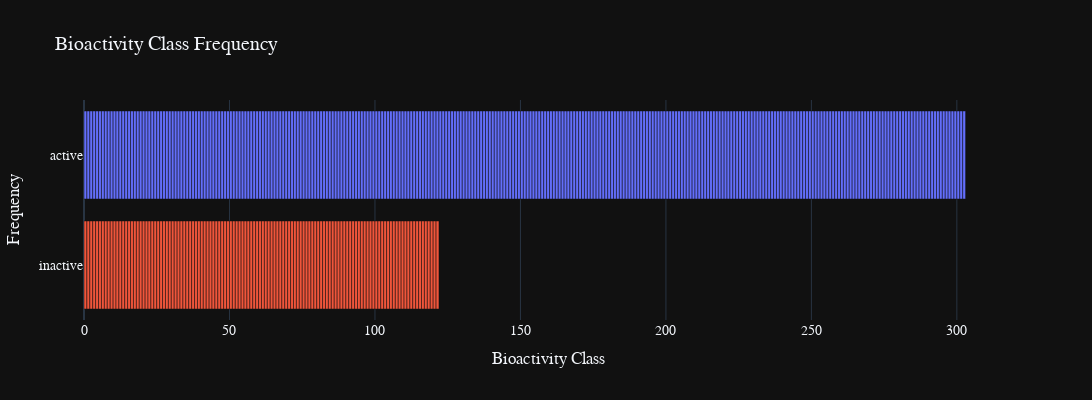

Here is the notebook cell this chart was saved with:
### Markdown cell above
# The countplot for the 2 bioclasses

### Code cell
import plotly.express as px

# Create a countplot using Plotly
fig = px.bar(
    df6,
    y='bio_class',
    color='bio_class',
    title='Bioactivity Class Frequency',
    labels={'bio_class': 'Bioactivity Class', 'count': 'Frequency'},
    template='plotly_dark'
)

# Update layout for better readability
fig.update_layout(
    height=400,
    width=1100,
    xaxis_title='Bioactivity Class',
    yaxis_title='Frequency',
    font=dict(size=14, family='Arial'),
    showlegend=False
)

# Show the bar plot
fig.show()

### Figure 1 — Plotly figure (JSON) as saved in the notebook; plotly's stock layout.template omitted (floating-point values rounded to 4 significant figures; data arrays with more than 128 entries replaced by an {"elided": "..."} marker saying what was removed)
{"data": [{"alignmentgroup": "True", "hovertemplate": "Bioactivity Class=%{y}<br>Frequency=%{x}<extra></extra>", "legendgroup": "active", "marker": {"color": "#636efa", "pattern": {"shape": ""}}, "name": "active", "offsetgroup": "active", "orientation": "h", "showlegend": true, "textposition": "auto", "type": "bar", "x": {"elided": "303 int values"}, "xaxis": "x", "y": {"elided": "303 str values"}, "yaxis": "y"}, {"alignmentgroup": "True", "hovertemplate": "Bioactivity Class=%{y}<br>Frequency=%{x}<extra></extra>", "legendgroup": "inactive", "marker": {"color": "#EF553B", "pattern": {"shape": ""}}, "name": "inactive", "offsetgroup": "inactive", "orientation": "h", "showlegend": true, "textposition": "auto", "type": "bar", "x": [1, 1, 1, 1, 1, 1, 1, 1, 1, 1, 1, 1, 1, 1, 1, 1, 1, 1, 1, 1, 1, 1, 1, 1, 1, 1, 1, 1, 1, 1, 1, 1, 1, 1, 1, 1, 1, 1, 1, 1, 1, 1, 1, 1, 1, 1, 1, 1, 1, 1, 1, 1, 1, 1, 1, 1, 1, 1, 1, 1, 1, 1, 1, 1, 1, 1, 1, 1, 1, 1, 1, 1, 1, 1, 1, 1, 1, 1, 1, 1, 1, 1, 1, 1, 1, 1, 1, 1, 1, 1, 1, 1, 1, 1, 1, 1, 1, 1, 1, 1, 1, 1, 1, 1, 1, 1, 1, 1, 1, 1, 1, 1, 1, 1, 1, 1, 1, 1, 1, 1, 1, 1], "xaxis": "x", "y": ["inactive", "inactive", "inactive", "inactive", "inactive", "inactive", "inactive", "inactive", "inactive", "inactive", "inactive", "inactive", "inactive", "inactive", "inactive", "inactive", "inactive", "inactive", "inactive", "inactive", "inactive", "inactive", "inactive", "inactive", "inactive", "inactive", "inactive", "inactive", "inactive", "inactive", "inactive", "inactive", "inactive", "inactive", "inactive", "inactive", "inactive", "inactive", "inactive", "inactive", "inactive", "inactive", "inactive", "inactive", "inactive", "inactive", "inactive", "inactive", "inactive", "inactive", "inactive", "inactive", "inactive", "inactive", "inactive", "inactive", "inactive", "inactive", "inactive", "inactive", "inactive", "inactive", "inactive", "inactive", "inactive", "inactive", "inactive", "inactive", "inactive", "inactive", "inactive", "inactive", "inactive", "inactive", "inactive", "inactive", "inactive", "inactive", "inactive", "inactive", "inactive", "inactive", "inactive", "inactive", "inactive", "inactive", "inactive", "inactive", "inactive", "inactive", "inactive", "inactive", "inactive", "inactive", "inactive", "inactive", "inactive", "inactive", "inactive", "inactive", "inactive", "inactive", "inactive", "inactive", "inactive", "inactive", "inactive", "inactive", "inactive", "inactive", "inactive", "inactive", "inactive", "inactive", "inactive", "inactive", "inactive", "inactive", "inactive", "inactive", "inactive", "inactive"], "yaxis": "y"}], "layout": {"barmode": "relative", "font": {"family": "Arial", "size": 14}, "height": 400, "legend": {"title": {"text": "Bioactivity Class"}, "tracegroupgap": 0}, "showlegend": false, "title": {"text": "Bioactivity Class Frequency"}, "width": 1100, "xaxis": {"anchor": "y", "domain": [0, 1], "title": {"text": "Bioactivity Class"}}, "yaxis": {"anchor": "x", "categoryarray": ["inactive", "active"], "categoryorder": "array", "domain": [0, 1], "title": {"text": "Frequency"}}}}
